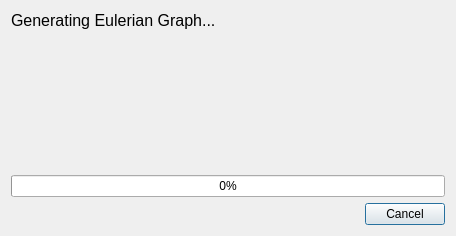
<?xml version="1.0" encoding="UTF-8"?>
<ui version="4.0">
 <class>GraphGenerationProgressDialog</class>
 <widget class="QDialog" name="GraphGenerationProgressDialog">
  <property name="windowModality">
   <enum>Qt::ApplicationModal</enum>
  </property>
  <property name="geometry">
   <rect>
    <x>0</x>
    <y>0</y>
    <width>456</width>
    <height>236</height>
   </rect>
  </property>
  <property name="windowTitle">
   <string>Eulerian Graph generation progression</string>
  </property>
  <layout class="QVBoxLayout" name="verticalLayout">
   <item>
    <widget class="QLabel" name="label">
     <property name="sizePolicy">
      <sizepolicy hsizetype="Preferred" vsizetype="Fixed">
       <horstretch>0</horstretch>
       <verstretch>0</verstretch>
      </sizepolicy>
     </property>
     <property name="font">
      <font>
       <pointsize>12</pointsize>
      </font>
     </property>
     <property name="text">
      <string>Generating Eulerian Graph...</string>
     </property>
    </widget>
   </item>
   <item>
    <widget class="QLabel" name="stepLabel">
     <property name="font">
      <font>
       <pointsize>10</pointsize>
      </font>
     </property>
     <property name="text">
      <string/>
     </property>
     <property name="wordWrap">
      <bool>true</bool>
     </property>
    </widget>
   </item>
   <item>
    <widget class="QProgressBar" name="progressBar">
     <property name="value">
      <number>0</number>
     </property>
    </widget>
   </item>
   <item>
    <widget class="QDialogButtonBox" name="buttonBox">
     <property name="orientation">
      <enum>Qt::Horizontal</enum>
     </property>
     <property name="standardButtons">
      <set>QDialogButtonBox::Cancel</set>
     </property>
    </widget>
   </item>
  </layout>
 </widget>
 <resources/>
 <connections>
  <connection>
   <sender>buttonBox</sender>
   <signal>accepted()</signal>
   <receiver>GraphGenerationProgressDialog</receiver>
   <slot>accept()</slot>
   <hints>
    <hint type="sourcelabel">
     <x>248</x>
     <y>254</y>
    </hint>
    <hint type="destinationlabel">
     <x>157</x>
     <y>274</y>
    </hint>
   </hints>
  </connection>
  <connection>
   <sender>buttonBox</sender>
   <signal>rejected()</signal>
   <receiver>GraphGenerationProgressDialog</receiver>
   <slot>reject()</slot>
   <hints>
    <hint type="sourcelabel">
     <x>316</x>
     <y>260</y>
    </hint>
    <hint type="destinationlabel">
     <x>286</x>
     <y>274</y>
    </hint>
   </hints>
  </connection>
 </connections>
</ui>
